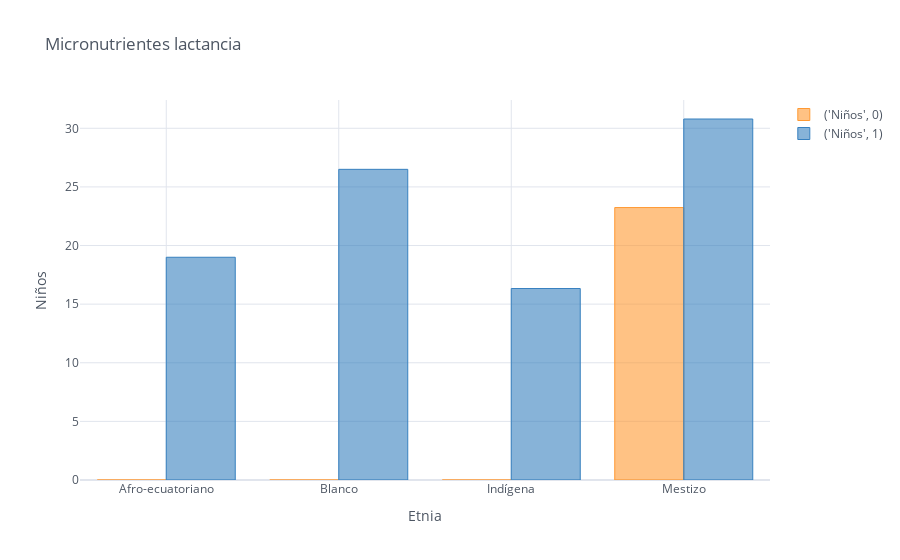

Write notebook code for a chart like this one.
### Code cell
df_micronutrientes.iplot(kind='bar',xTitle = 'Etnia',yTitle = 'Niños',title='Micronutrientes lactancia')

### Figure 1 — Plotly figure (JSON) as saved in the notebook; plotly's stock layout.template omitted (floating-point values rounded to 4 significant figures)
{"data": [{"marker": {"color": "rgba(255, 153, 51, 0.6)", "line": {"color": "rgba(255, 153, 51, 1.0)", "width": 1}}, "name": "('Niños', 0)", "orientation": "v", "text": "", "type": "bar", "x": ["Afro-ecuatoriano", "Blanco", "Indígena", "Mestizo"], "y": [0, 0, 0, 23.24]}, {"marker": {"color": "rgba(55, 128, 191, 0.6)", "line": {"color": "rgba(55, 128, 191, 1.0)", "width": 1}}, "name": "('Niños', 1)", "orientation": "v", "text": "", "type": "bar", "x": ["Afro-ecuatoriano", "Blanco", "Indígena", "Mestizo"], "y": [19, 26.5, 16.33, 30.79]}], "layout": {"legend": {"bgcolor": "#FFFFFF", "font": {"color": "#4D5663"}}, "paper_bgcolor": "#FFFFFF", "plot_bgcolor": "#FFFFFF", "title": {"font": {"color": "#4D5663"}, "text": "Micronutrientes lactancia"}, "xaxis": {"gridcolor": "#E1E5ED", "showgrid": true, "tickfont": {"color": "#4D5663"}, "title": {"font": {"color": "#4D5663"}, "text": "Etnia"}, "zerolinecolor": "#E1E5ED"}, "yaxis": {"gridcolor": "#E1E5ED", "showgrid": true, "tickfont": {"color": "#4D5663"}, "title": {"font": {"color": "#4D5663"}, "text": "Niños"}, "zerolinecolor": "#E1E5ED"}}}
